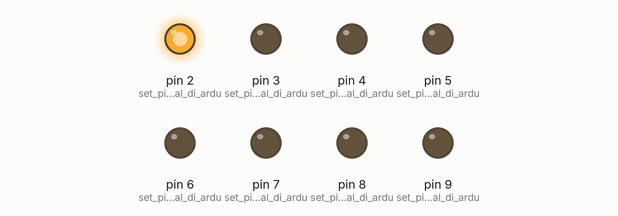
Recording of a sketch running on a simulated Arduino Uno, built with avr-gcc and run on an emulated ATmega328P. On the bench: output pins drawn as LEDs (lit = HIGH).

Above: at 0.2 s.
At 1.2 s:
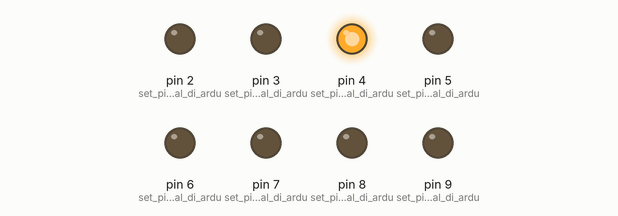
At 1.7 s:
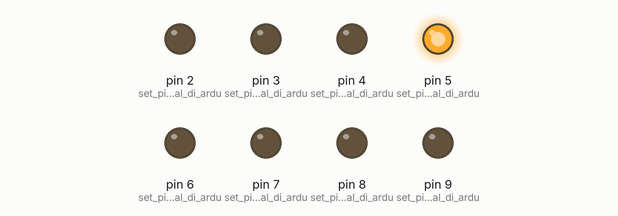
At 2.2 s:
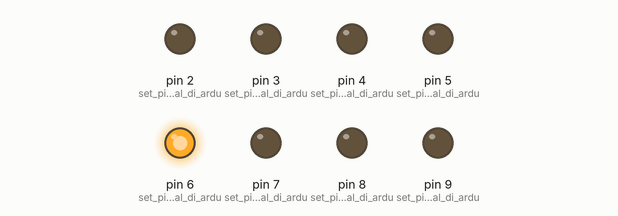
At 3.2 s:
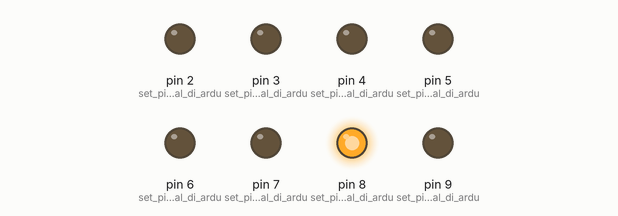
At 4.7 s:
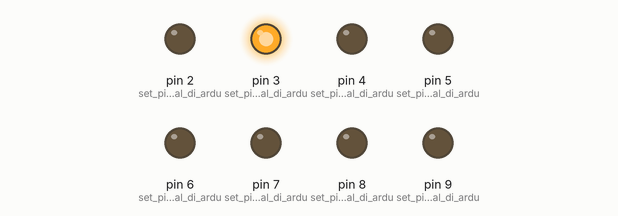
Timing chart, 0 to 5.2 s (numbered marks = the images above):
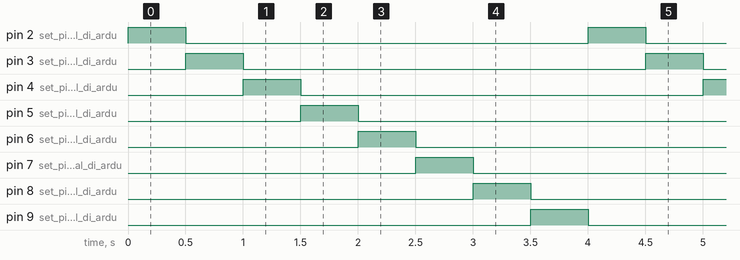

Measured:
- by itself, pin 2 (set_pin_2_digital_di_ardu), pin 3 (set_pin_3_digital_di_ardu), pin 4 (set_pin_4_digital_di_ardu), pin 5 (set_pin_5_digital_di_ardu), pin 6 (set_pin_6_digital_di_ardu), pin 7 (set_pin_7_digital_di_ardu), pin 8 (set_pin_8_digital_di_ardu), pin 9 (set_pin_8_digital_di_ardu): alternates HIGH for 0.50 s and LOW for 3.5 s
- by itself, everything shown: repeats every 4.0 s, in 8 steps

The sketch:

LED_BERJALAN.ino
```cpp
// Membuat Lampu LED Berjalan dengan Arduino
/* Jangan lupa subscribe ALTronik untuk tutorial Arduino lainnya*/

void setup()
{
  pinMode(2, OUTPUT); // set pin 2 digital di arduino sebagai output
  pinMode(3, OUTPUT); // set pin 3 digital di arduino sebagai output
  pinMode(4, OUTPUT); // set pin 4 digital di arduino sebagai output
  pinMode(5, OUTPUT); // set pin 5 digital di arduino sebagai output
  pinMode(6, OUTPUT); // set pin 6 digital di arduino sebagai output
  pinMode(7, OUTPUT); // set pin 7 digital di arduino sebagai output
  pinMode(8, OUTPUT); // set pin 8 digital di arduino sebagai output
  pinMode(9, OUTPUT); // set pin 8 digital di arduino sebagai output

}

void loop()
{
  //LED yang ada di Pin 2 menyala, Pin 3-9 mati
  digitalWrite(2, HIGH);
  digitalWrite(3, LOW);
  digitalWrite(4, LOW);
  digitalWrite(5, LOW);
  digitalWrite(6, LOW);
  digitalWrite(7, LOW);
  digitalWrite(8, LOW);
  digitalWrite(9, LOW);
  delay(500); //kecepatan kedip 0,5 detik

  //LED yang ada di Pin 3 menyala, Pin 2,4-9 mati
  digitalWrite(2, LOW);
  digitalWrite(3, HIGH);
  digitalWrite(4, LOW);
  digitalWrite(5, LOW);
  digitalWrite(6, LOW);
  digitalWrite(7, LOW);
  digitalWrite(8, LOW);
  digitalWrite(9, LOW);
  delay(500); //kecepatan kedip 0,5 detik

  //LED yang ada di Pin 4 menyala, Pin 2,3,5-9 mati
  digitalWrite(2, LOW);
  digitalWrite(3, LOW);
  digitalWrite(4, HIGH);
  digitalWrite(5, LOW);
  digitalWrite(6, LOW);
  digitalWrite(7, LOW);
  digitalWrite(8, LOW);
  digitalWrite(9, LOW);
  delay(500); //kecepatan kedip 0,5 detik

  //LED yang ada di Pin 5 menyala, Pin 2-4,6-9 mati
  digitalWrite(2, LOW);
  digitalWrite(3, LOW);
  digitalWrite(4, LOW);
  digitalWrite(5, HIGH);
  digitalWrite(6, LOW);
  digitalWrite(7, LOW);
  digitalWrite(8, LOW);
  digitalWrite(9, LOW);
  delay(500); //kecepatan kedip 0,5 detik

  //LED yang ada di Pin 6 menyala, Pin 2-5,7-9 mati
  digitalWrite(2, LOW);
  digitalWrite(3, LOW);
  digitalWrite(4, LOW);
  digitalWrite(5, LOW);
  digitalWrite(6, HIGH);
  digitalWrite(7, LOW);
  digitalWrite(8, LOW);
  digitalWrite(9, LOW);
  delay(500); //kecepatan kedip 0,5 detik


  //LED yang ada di Pin 7 menyala, Pin 2-6,8,9 mati
  digitalWrite(2, LOW);
  digitalWrite(3, LOW);
  digitalWrite(4, LOW);
  digitalWrite(5, LOW);
  digitalWrite(6, LOW);
  digitalWrite(7, HIGH);
  digitalWrite(8, LOW);
  digitalWrite(9, LOW);
  delay(500); //kecepatan kedip 0,5 detik

  //LED yang ada di Pin 8 menyala, Pin 2-7,9 mati
  digitalWrite(2, LOW);
  digitalWrite(3, LOW);
  digitalWrite(4, LOW);
  digitalWrite(5, LOW);
  digitalWrite(6, LOW);
  digitalWrite(7, LOW);
  digitalWrite(8, HIGH);
  digitalWrite(9, LOW);
  delay(500); //kecepatan kedip 0,5 detik

  //LED yang ada di Pin 9 menyala, Pin 2-8 mati
  digitalWrite(2, LOW);
  digitalWrite(3, LOW);
  digitalWrite(4, LOW);
  digitalWrite(5, LOW);
  digitalWrite(6, LOW);
  digitalWrite(7, LOW);
  digitalWrite(8, LOW);
  digitalWrite(9, HIGH);
  delay(500); //kecepatan kedip 0,5 detiki
}
```
